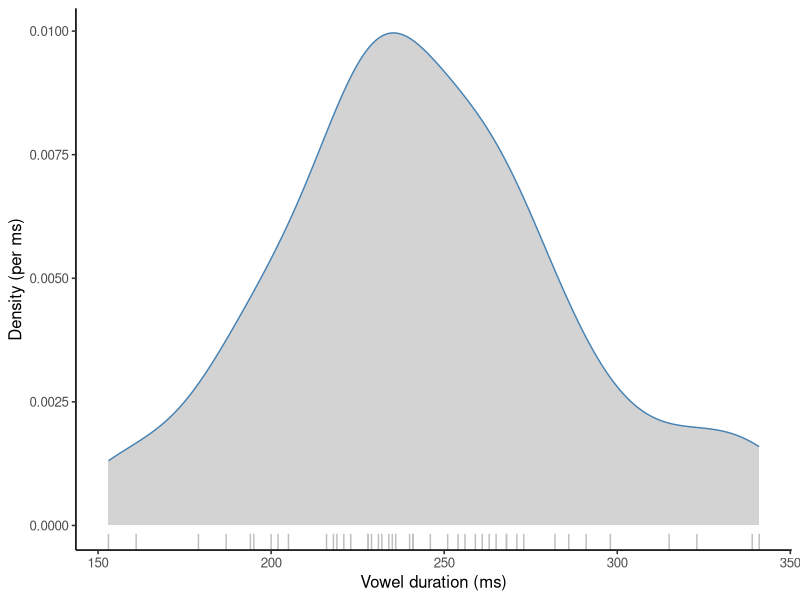

Reproduce this figure in R.
## ---- chunk 1
#| label: load-hillenbrand-density
library(ggplot2)

vowels <- read.csv(
  "data/hillenbrand/vowels-complete.csv",
  stringsAsFactors = FALSE
)
adult_i <- subset(vowels, speaker_type == "man" & vowel == "i")

stopifnot(
  nrow(vowels) == 1668L,
  nrow(adult_i) == 45L,
  !anyDuplicated(adult_i$speaker_id),
  !anyNA(adult_i$duration_ms)
)

density_fit <- density(
  adult_i$duration_ms,
  from = min(adult_i$duration_ms) - 6 * bw.nrd0(adult_i$duration_ms),
  to = max(adult_i$duration_ms) + 6 * bw.nrd0(adult_i$duration_ms),
  n = 4096
)
density_curve <- data.frame(
  duration_ms = density_fit$x,
  density_per_ms = density_fit$y
)
density_function <- approxfun(
  density_curve$duration_ms,
  density_curve$density_per_ms,
  yleft = 0,
  yright = 0
)
## ---- chunk 2
#| label: hillenbrand-density-area
median_duration <- unname(quantile(adult_i$duration_ms, 0.5, type = 1))
bin_lower <- median_duration - 0.5 # dqr-allow: scale-boundary
bin_upper <- median_duration + 0.5 # dqr-allow: scale-boundary
bin_probability <- integrate(
  density_function,
  lower = bin_lower,
  upper = bin_upper,
  subdivisions = 1000L
)$value

grid_width <- diff(density_curve$duration_ms[1:2])
total_area <- sum(
  head(density_curve$density_per_ms, -1) +
    tail(density_curve$density_per_ms, -1)
) * grid_width / 2

stopifnot(
  bin_probability > 0,
  bin_probability < 1,
  abs(total_area - 1) < 0.002
)

c(lower_ms = bin_lower,
  upper_ms = bin_upper,
  fitted_interval_probability = bin_probability,
  fitted_total_area = total_area)
## ---- chunk 3
#| label: plot-hillenbrand-density
#| fig-cap: "Raw adult-men /i/ durations and a kernel density estimate. The rug shows every observed token."
ggplot(adult_i, aes(duration_ms)) +
  geom_density(fill = "lightgrey", color = "steelblue") +
  geom_rug(color = "grey") +
  labs(x = "Vowel duration (ms)", y = "Density (per ms)") +
  theme_classic(base_size = 12)
